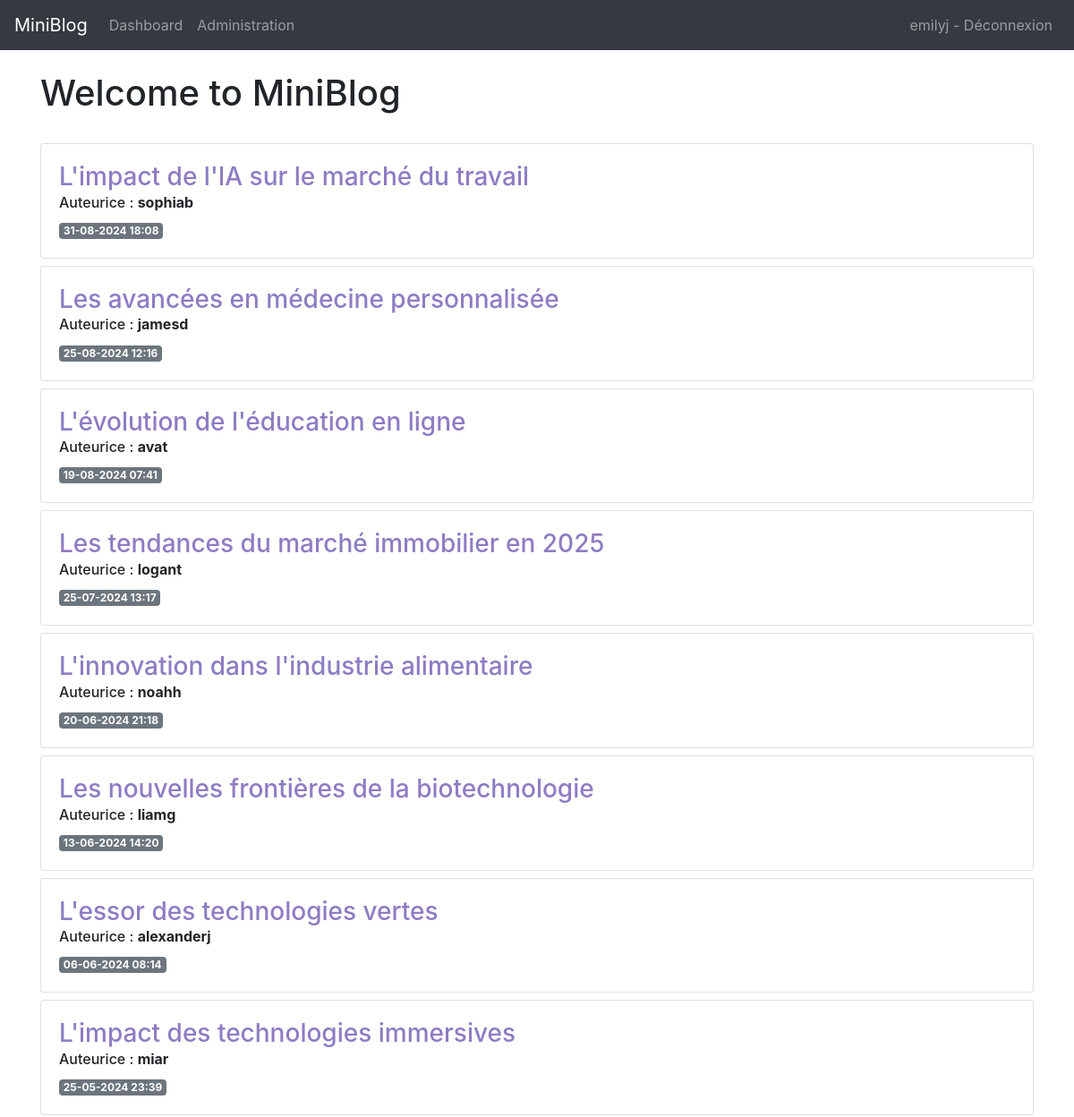
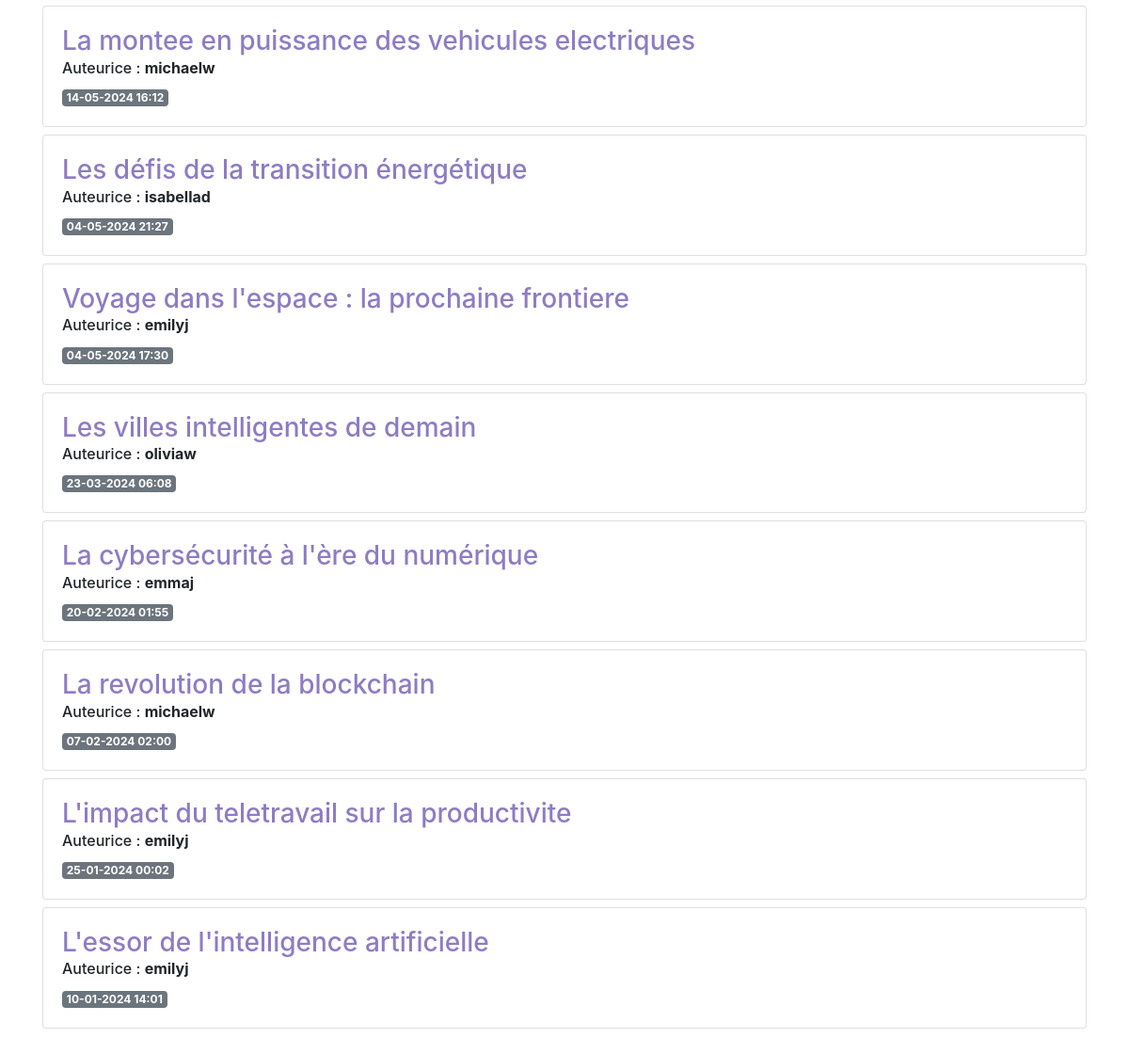
The app's page / (signed in) with its own data (2 pictures, top to bottom).
### app/models.py (models this page shows, shortened)
class User(db.Model, UserMixin):
    id = db.Column(db.Integer, primary_key=True)
    username = db.Column(db.String(20), nullable=False, unique=True)
    email = db.Column(db.String(120), nullable=False, unique=True)
    password_hash = db.Column(db.String(255), nullable=False)
    is_admin = db.Column(db.Boolean, default=False)
    created = db.Column(db.DateTime, default=datetime.now, nullable=False)
    posts = db.relationship('Post', backref='author',
                            lazy=True, cascade="all, delete-orphan")
    @property
    def password(self):
        raise AttributeError('password is not a readable attribute')

class Post(db.Model):
    id = db.Column(db.Integer, primary_key=True)
    created = db.Column(db.DateTime, nullable=False, default=datetime.now)
    title = db.Column(db.String(200), nullable=False)
    content = db.Column(db.Text, nullable=False)
    user_id = db.Column(db.Integer, db.ForeignKey('user.id'), nullable=False)
    @property
    def formatted_created(self):
        return self.created.strftime("%d-%m-%Y %H:%M")

### app/__init__.py (the view)
    @app.route('/')
    def index():
        posts = Post.query.order_by(Post.created.desc()).all()
        return render_template('index.html', posts=posts)

### app/models.py (called while the page is built)
@login_manager.user_loader
def load_user(user_id):
    return User.query.get(int(user_id))

### app/templates/index.html
{% extends 'base.html' %}
{% block content %}
<h1>{% block title %} Welcome to MiniBlog {% endblock %}</h1>
<br />
{% for post in posts %}
<div class="card mb-2">
    <div class="card-body">
        <a href="{{ url_for('posts.view', post_id=post.id) }}" class="custom-link">
            <h3>{{ post.title }}</h3>
        </a>
        <h6 class="card-subtitle mb-2">Auteurice : <span style="font-weight: bold;">{{ post.author.username }}</span></h6>
        <span class="badge badge-secondary">{{ post.formatted_created }}</span>
    </div>
</div>
{% endfor %}
<br />
<br />
{% endblock %}

### app/templates/base.html (shortened to what this page needs)
<!doctype html>
<html lang="en">
<head>
  <link rel="stylesheet" href="{{ url_for('static', filename= 'css/style.css') }}">
  <link rel="stylesheet" href="https://stackpath.bootstrapcdn.com/bootstrap/4.3.1/css/bootstrap.min.css"
>
</head>
<body>
  <nav class="navbar navbar-expand-md navbar-dark bg-dark">
    <a class="navbar-brand" href="{{ url_for('index')}}">MiniBlog</a>
    <div class="collapse navbar-collapse" id="navbarNav">
      <ul class="navbar-nav">
        {% if current_user.is_authenticated %}
        <li class="nav-item">
          <a class="nav-link" href="{{url_for('users.dashboard')}}">Dashboard</a>
        </li>
        {% endif %}
        {% if current_user.is_admin %}
        <li class="nav-item">
          <a class="nav-link" href="{{url_for('admin.index')}}">Administration</a>
        </li>
        {% endif %}
      </ul>
      <ul class="navbar-nav ml-auto">
        {% if current_user.is_authenticated %}
        <li class="nav-item">
          <a class="nav-link" href="{{url_for('users.logout')}}">{{current_user.username}} - Déconnexion</a>
        </li>
        {% endif %}
      </ul>
    </div>
  </nav>
  <div class="container">
    <br />
    {% block content %} {% endblock %}
  </div>
</body>
</html>

### app/static/css/style.css (style rules this page uses)
.custom-link { color: #8e7cc3; }

### records on screen
User: username "emilyj"
Post: title "L'impact de l'IA sur le marché du travail", author.username "sophiab", formatted_created "31-08-2024 18:08"
Post: title "Les avancées en médecine personnalisée", author.username "jamesd", formatted_created "25-08-2024 12:16"
Post: title "L'évolution de l'éducation en ligne", author.username "avat", formatted_created "19-08-2024 07:41"
Post: title "Les tendances du marché immobilier en 2025", author.username "logant", formatted_created "25-07-2024 13:17"
Post: title "L'innovation dans l'industrie alimentaire", author.username "noahh", formatted_created "20-06-2024 21:18"
Post: title "Les nouvelles frontières de la biotechnologie", author.username "liamg", formatted_created "13-06-2024 14:20"
Post: title "L'essor des technologies vertes", author.username "alexanderj", formatted_created "06-06-2024 08:14"
Post: title "L'impact des technologies immersives", author.username "miar", formatted_created "25-05-2024 23:39"
Post: title "La montee en puissance des vehicules electriques", author.username "michaelw", formatted_created "14-05-2024 16:12"
Post: title "Les défis de la transition énergétique", author.username "isabellad", formatted_created "04-05-2024 21:27"
Post: title "Voyage dans l'espace : la prochaine frontiere", author.username "emilyj", formatted_created "04-05-2024 17:30"
Post: title "Les villes intelligentes de demain", author.username "oliviaw", formatted_created "23-03-2024 06:08"
Post: title "La cybersécurité à l'ère du numérique", author.username "emmaj", formatted_created "20-02-2024 01:55"
Post: title "La revolution de la blockchain", author.username "michaelw", formatted_created "07-02-2024 02:00"
Post: title "L'impact du teletravail sur la productivite", author.username "emilyj", formatted_created "25-01-2024 00:02"
Post: title "L'essor de l'intelligence artificielle", author.username "emilyj", formatted_created "10-01-2024 14:01"
